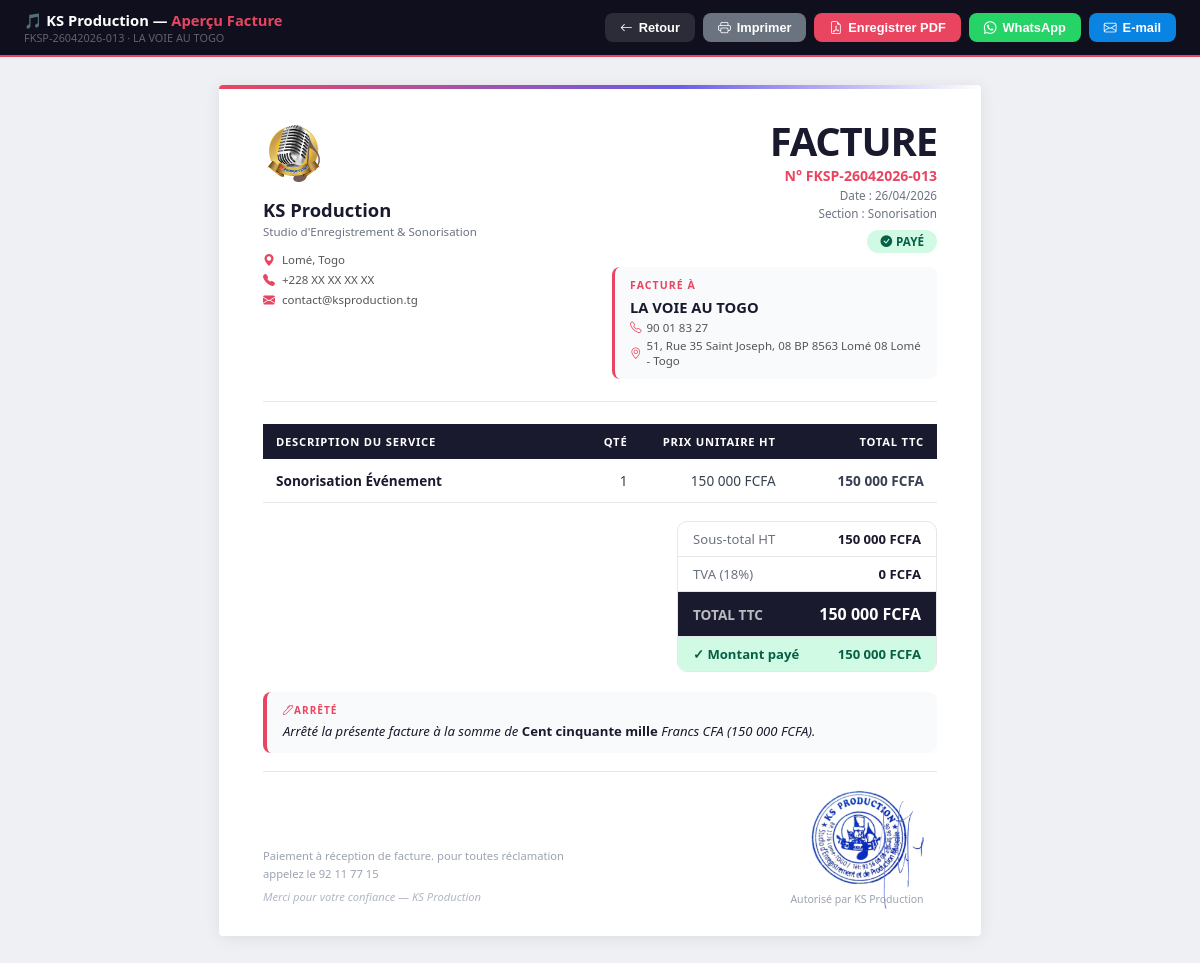
The page /factures/apercu/16 (signed in) on the database its author committed.
### database.py (models this page shows)
class Parametres(db.Model):
    __tablename__         = 'parametres'
    id                    = db.Column(db.Integer, primary_key=True)
    nom_entreprise        = db.Column(db.String(100), default='KS Production')
    slogan                = db.Column(db.String(200), default="Studio d'Enregistrement & Sonorisation")
    adresse               = db.Column(db.String(200), default='Lomé, Togo')
    telephone             = db.Column(db.String(50),  default='+228 XX XX XX XX')
    email                 = db.Column(db.String(100), default='contact@ksproduction.tg')
    site_web              = db.Column(db.String(100), default='')
    nif                   = db.Column(db.String(50),  default='')
    rccm                  = db.Column(db.String(50),  default='')
    couleur_principale    = db.Column(db.String(10),  default='#e94560')
    mentions_legales      = db.Column(db.Text, default='Paiement à réception de facture. Tout retard de paiement entraîne des pénalités.')
    coordonnees_bancaires = db.Column(db.Text, default='')
    logo_filename         = db.Column(db.String(200), default='')
    cachet_filename       = db.Column(db.String(200), default='')

class Facture(db.Model):
    __tablename__  = 'factures'
    id             = db.Column(db.Integer, primary_key=True)
    numero         = db.Column(db.String(30), unique=True, nullable=False)
    date           = db.Column(db.DateTime, default=datetime.now)
    nom_client     = db.Column(db.String(100), nullable=False)
    service        = db.Column(db.String(200), nullable=False)
    montant_ttc    = db.Column(db.Float, nullable=False)
    mode_paiement  = db.Column(db.String(50))
    etat_paiement  = db.Column(db.String(20), default='Non Payer')
    type_operation = db.Column(db.String(20), default='Recettes')
    categorie      = db.Column(db.String(20), default='Facture')
    section        = db.Column(db.String(50))
    cree_par       = db.Column(db.String(50))
    montant_paye   = db.Column(db.Float, default=0)
    reste_du       = db.Column(db.Float, default=0)

class Client(db.Model):
    __tablename__ = 'clients'
    id        = db.Column(db.Integer, primary_key=True)
    numero    = db.Column(db.String(20), unique=True)
    nom       = db.Column(db.String(100), nullable=False)
    adresse   = db.Column(db.String(200))
    telephone = db.Column(db.String(20))
    email     = db.Column(db.String(100))
    nif       = db.Column(db.String(50))
    rccm      = db.Column(db.String(50))

class LigneFacture(db.Model):
    __tablename__ = 'lignes_facture'
    id            = db.Column(db.Integer, primary_key=True)
    facture_id    = db.Column(db.Integer, db.ForeignKey('factures.id'), nullable=False)
    service       = db.Column(db.String(200), nullable=False)
    prix_unitaire = db.Column(db.Float, default=0)
    quantite      = db.Column(db.Integer, default=1)
    montant_ht    = db.Column(db.Float, default=0)
    montant_ttc   = db.Column(db.Float, default=0)
    facture       = db.relationship('Facture', backref=db.backref('lignes', lazy=True))

### app.py (the view)
@app.route('/factures/apercu/<int:id>')
def apercu_facture(id):
    if 'username' not in session:
        return redirect(url_for('login'))
    facture = Facture.query.get_or_404(id)
    client  = Client.query.filter_by(nom=facture.nom_client).first()
    params  = Parametres.query.first()
    lignes  = LigneFacture.query.filter_by(facture_id=facture.id).all()
    if not lignes:
        tva_taux   = 18
        montant_ht = round(facture.montant_ttc / (1 + tva_taux / 100), 2)
        lignes_display = [{'service': facture.service, 'quantite': 1, 'prix_unitaire': montant_ht, 'montant_ht': montant_ht, 'montant_ttc': facture.montant_ttc}]
    else:
        lignes_display = [{'service': l.service, 'quantite': l.quantite, 'prix_unitaire': l.prix_unitaire, 'montant_ht': l.montant_ht, 'montant_ttc': l.montant_ttc} for l in lignes]
    tva_taux  = 18
    total_ht  = sum(l['montant_ht'] for l in lignes_display)
    total_tva = round(facture.montant_ttc - total_ht, 2)
    return render_template('apercu_facture.html',
        facture=facture, client=client, params=params, lignes=lignes_display,
        total_ht=f"{total_ht:,.0f}".replace(',', ' '),
        total_tva=f"{total_tva:,.0f}".replace(',', ' '),
        montant_ttc=f"{facture.montant_ttc:,.0f}".replace(',', ' '),
        montant_paye=f"{facture.montant_paye:,.0f}".replace(',', ' '),
        reste_du=f"{facture.reste_du:,.0f}".replace(',', ' '),
        tva_taux=tva_taux, username=session['username'], role=session['role'],
    )

### templates/apercu_facture.html (shortened to what this page needs)
<!DOCTYPE html>
<html lang="fr">
<head>
    <link href="https://cdn.jsdelivr.net/npm/bootstrap-icons@1.10.5/font/bootstrap-icons.css" rel="stylesheet">
</head>
<body>
<div class="toolbar d-print-none">
    <div class="brand">
        🎵 {{ params.nom_entreprise if params else 'KS Production' }} — <em>Aperçu Facture</em>
        <small>{{ facture.numero }} · {{ facture.nom_client }}</small>
    </div>
    <div class="tb-btns">
        <button class="btn-tb btn-back" onclick="fermerFenetre()">
            <i class="bi bi-arrow-left"></i> Retour
        </button>
        <button class="btn-tb btn-print" onclick="window.print()">
            <i class="bi bi-printer"></i> Imprimer
        </button>
        <button class="btn-tb btn-save" id="btnSave" onclick="enregistrerPDF()">
            <i class="bi bi-file-earmark-pdf"></i> Enregistrer PDF
        </button>
        <button class="btn-tb btn-wa" id="btnWA" onclick="partager('whatsapp')">
            <i class="bi bi-whatsapp"></i> WhatsApp
        </button>
        <button class="btn-tb btn-mail" id="btnMail" onclick="partager('email')">
            <i class="bi bi-envelope"></i> E-mail
        </button>
    </div>
</div>
<div class="page-wrap" id="zonePDF">
<div class="facture">
    <div class="top-accent"></div>
    <div class="facture-inner">
        <div class="header">
            <div class="col-left">
                <div class="logo-block">
                    {% if params.logo_filename %}
                        <img src="/static/uploads/{{ params.logo_filename }}" alt="Logo">
                    {% else %}
                        <div class="logo-placeholder">🎵</div>
                    {% endif %}
                    <div class="company-name">{{ params.nom_entreprise }}</div>
                    <div class="company-tagline">{{ params.slogan }}</div>
                </div>
                <div class="company-info">
                    {% if params.adresse %}<div class="info-row"><i class="bi bi-geo-alt-fill"></i> {{ params.adresse }}</div>{% endif %}
                    {% if params.telephone %}<div class="info-row"><i class="bi bi-telephone-fill"></i> {{ params.telephone }}</div>{% endif %}
                    {% if params.email %}<div class="info-row"><i class="bi bi-envelope-fill"></i> {{ params.email }}</div>{% endif %}
                </div>
            </div>
            <div class="col-right">
                <div class="facture-title">FACTURE</div>
                <div class="facture-ref">N° {{ facture.numero }}</div>
                <div class="facture-meta">Date : {{ facture.date.strftime('%d/%m/%Y') }}</div>
                <div class="facture-meta">Section : {{ facture.section or '—' }}</div>
                <div>
                    {% if facture.etat_paiement == 'Payer' %}
                        <span class="badge badge-paye"><i class="bi bi-check-circle-fill"></i> PAYÉ</span>
                    {% elif facture.etat_paiement == 'Partiel' %}
                        <span class="badge badge-partiel"><i class="bi bi-exclamation-circle-fill"></i> PARTIEL</span>
                    {% else %}
                        <span class="badge badge-impaye"><i class="bi bi-x-circle-fill"></i> NON PAYÉ</span>
                    {% endif %}
                </div>
                <div class="client-box">
                    <div class="cb-label">Facturé à</div>
                    <div class="cb-name">{{ facture.nom_client }}</div>
                    {% if client %}
                        {% if client.telephone %}<div class="cb-info"><i class="bi bi-telephone"></i> {{ client.telephone }}</div>{% endif %}
                        {% if client.adresse %}<div class="cb-info"><i class="bi bi-geo-alt"></i> {{ client.adresse }}</div>{% endif %}
                    {% endif %}
                </div>
            </div>
        </div>
        <div class="divider"></div>
        <table class="services">
            <thead>
                <tr>
                    <th style="width:46%; text-align:left;">Description du service</th>
                    <th style="width:10%;">Qté</th>
                    <th style="width:22%;">Prix unitaire HT</th>
                    <th style="width:22%;">Total TTC</th>
                </tr>
            </thead>
            <tbody>
                {% for ligne in lignes %}
                <tr>
                    <td><span class="svc-name">{{ ligne.service }}</span></td>
                    <td>{{ ligne.quantite }}</td>
                    <td>{{ "{:,.0f}".format(ligne.prix_unitaire).replace(',', ' ') }} FCFA</td>
                    <td><strong>{{ "{:,.0f}".format(ligne.montant_ttc).replace(',', ' ') }} FCFA</strong></td>
                </tr>
                {% endfor %}
            </tbody>
        </table>
        <div class="totaux-wrap">
            <div class="totaux">
                <div class="t-row"><span class="t-lbl">Sous-total HT</span><span class="t-val">{{ total_ht }} FCFA</span></div>
                <div class="t-row"><span class="t-lbl">TVA ({{ tva_taux }}%)</span><span class="t-val">{{ total_tva }} FCFA</span></div>
                <div class="t-row ttc"><span class="t-lbl">TOTAL TTC</span><span class="t-val">{{ montant_ttc }} FCFA</span></div>
                {% if facture.montant_paye > 0 %}
                <div class="t-row paye"><span class="t-lbl">✓ Montant payé</span><span class="t-val">{{ montant_paye }} FCFA</span></div>
                {% endif %}
            </div>
        </div>
        <div class="arrete-box">
            <div class="arrete-label"><i class="bi bi-pen me-1"></i>Arrêté</div>
            <div class="arrete-text">
                Arrêté la présente facture à la somme de
                <strong id="montantLettres">—</strong>
                Francs CFA ({{ montant_ttc }} FCFA).
            </div>
        </div>
        <div class="footer">
            <div class="mentions">
                {{ params.mentions_legales or 'Paiement à réception de facture. Tout retard de paiement entraîne des pénalités.' }}
                <em>Merci pour votre confiance — {{ params.nom_entreprise }}</em>
            </div>
            <div class="sig-wrap">
                <div {% if params and params.cachet_filename %}style="border:none; background:none; display:flex; align-items:center; justify-content:center; width:160px; height:100px;"{% else %}class="sig-box"{% endif %}>{% if params and params.cachet_filename %}
                        <img src="/static/uploads/{{ params.cachet_filename }}" alt="Cachet"
                             style="max-height:150px; max-width:150px; object-fit:contain; display:block;">
                    {% else %}
                        {% if params and params.cachet_filename %}<img src="/static/uploads/{{ params.cachet_filename }}" alt="Cachet" style="max-height:150px; max-width:150px; object-fit:contain; display:block;">{% else %}Cachet &amp; Signature{% endif %}
                    {% endif %}</div>
                <div class="sig-label">Autorisé par {{ params.nom_entreprise }}</div>
            </div>
        </div>
    </div>
</div>
</div>
</body>
</html>

### rows shown on the page
Parametres: nom_entreprise "KS Production", logo_filename (picture), slogan "Studio d'Enregistrement & Sonorisation", adresse "Lomé, Togo", telephone "+228 XX XX XX XX", email "contact@ksproduction.tg", mentions_legales "Paiement à réception de facture. pour toutes réclamation appelez le 92 11 77 15", cachet_filename (picture)
Facture: numero "FKSP-26042026-013", nom_client "LA VOIE AU TOGO", date "26/04/2026", section "Sonorisation"
Client: telephone "90 01 83 27", adresse "51, Rue 35 Saint Joseph, 08 BP 8563 Lomé 08 Lomé - Togo"
LigneFacture: service "Sonorisation Événement", quantite "1", prix_unitaire "150 000", montant_ttc "150 000"

### other values the page prints
{{ total_ht }} "150 000"
{{ tva_taux }} "18"
{{ total_tva }} "0"
{{ montant_ttc }} "150 000"
{{ montant_paye }} "150 000"
